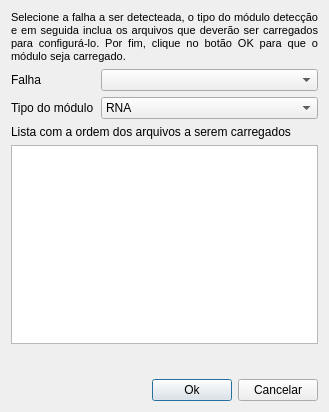
<?xml version="1.0" encoding="UTF-8"?>
<ui version="4.0">
 <class>ConfigModulo</class>
 <widget class="QDialog" name="ConfigModulo">
  <property name="geometry">
   <rect>
    <x>0</x>
    <y>0</y>
    <width>329</width>
    <height>412</height>
   </rect>
  </property>
  <property name="windowTitle">
   <string>Configuração de módulo</string>
  </property>
  <layout class="QGridLayout" name="gridLayout">
   <item row="0" column="0" colspan="7">
    <widget class="QLabel" name="label_4">
     <property name="text">
      <string>&lt;!DOCTYPE HTML PUBLIC &quot;-//W3C//DTD HTML 4.0//EN&quot; &quot;http://www.w3.org/TR/REC-html40/strict.dtd&quot;&gt;
&lt;html&gt;&lt;head&gt;&lt;meta name=&quot;qrichtext&quot; content=&quot;1&quot; /&gt;&lt;style type=&quot;text/css&quot;&gt;
p, li { white-space: pre-wrap; }
&lt;/style&gt;&lt;/head&gt;&lt;body style=&quot; font-family:'MS Shell Dlg 2'; font-size:8.25pt; font-weight:400; font-style:normal;&quot;&gt;
&lt;p style=&quot; margin-top:0px; margin-bottom:0px; margin-left:0px; margin-right:0px; -qt-block-indent:0; text-indent:0px;&quot;&gt;&lt;span style=&quot; font-size:8pt;&quot;&gt;Selecione a falha a ser detecteada, o tipo do módulo detecção e em seguida inclua os arquivos que deverão ser carregados para configurá-lo. Por fim, clique no botão OK para que o módulo seja carregado.&lt;/span&gt;&lt;/p&gt;&lt;/body&gt;&lt;/html&gt;</string>
     </property>
     <property name="alignment">
      <set>Qt::AlignJustify|Qt::AlignVCenter</set>
     </property>
     <property name="wordWrap">
      <bool>true</bool>
     </property>
    </widget>
   </item>
   <item row="1" column="0" colspan="3">
    <widget class="QLabel" name="label_2">
     <property name="text">
      <string>Falha</string>
     </property>
    </widget>
   </item>
   <item row="1" column="3" colspan="4">
    <widget class="QComboBox" name="falhas">
     <property name="toolTip">
      <string>Falha a ser detectada</string>
     </property>
    </widget>
   </item>
   <item row="2" column="0" colspan="3">
    <widget class="QLabel" name="label_5">
     <property name="text">
      <string>Tipo do módulo</string>
     </property>
    </widget>
   </item>
   <item row="2" column="3" colspan="4">
    <widget class="QComboBox" name="tipo">
     <property name="toolTip">
      <string>Tipo de módulo de detecção</string>
     </property>
     <item>
      <property name="text">
       <string>RNA</string>
      </property>
     </item>
     <item>
      <property name="text">
       <string>Fuzzy</string>
      </property>
     </item>
     <item>
      <property name="text">
       <string>Estatístico</string>
      </property>
     </item>
     <item>
      <property name="text">
       <string>Personalizado</string>
      </property>
     </item>
    </widget>
   </item>
   <item row="3" column="0" colspan="7">
    <widget class="QLabel" name="label_3">
     <property name="text">
      <string>Lista com a ordem dos arquivos a serem carregados</string>
     </property>
    </widget>
   </item>
   <item row="4" column="0" colspan="7">
    <widget class="QListWidget" name="lista_arquivos">
     <property name="toolTip">
      <string>Lista de arquivos a serem carregados</string>
     </property>
    </widget>
   </item>
   <item row="5" column="0">
    <widget class="QToolButton" name="adicionar">
     <property name="toolTip">
      <string>Adicionar arquivo</string>
     </property>
     <property name="icon">
      <iconset resource="../imgs/imgs.qrc">
       <normaloff>:/imgs/adicionar.png</normaloff>:/imgs/adicionar.png</iconset>
     </property>
     <property name="autoRaise">
      <bool>true</bool>
     </property>
    </widget>
   </item>
   <item row="5" column="1">
    <widget class="QToolButton" name="remover">
     <property name="toolTip">
      <string>Remover arquivo</string>
     </property>
     <property name="icon">
      <iconset resource="../imgs/imgs.qrc">
       <normaloff>:/imgs/remover.png</normaloff>:/imgs/remover.png</iconset>
     </property>
     <property name="autoRaise">
      <bool>true</bool>
     </property>
    </widget>
   </item>
   <item row="5" column="2">
    <widget class="QToolButton" name="subir">
     <property name="toolTip">
      <string>Modificar ordem dos arquivos</string>
     </property>
     <property name="icon">
      <iconset resource="../imgs/imgs.qrc">
       <normaloff>:/imgs/mover_para_cima.png</normaloff>:/imgs/mover_para_cima.png</iconset>
     </property>
     <property name="autoRaise">
      <bool>true</bool>
     </property>
    </widget>
   </item>
   <item row="5" column="3">
    <widget class="QToolButton" name="descer">
     <property name="toolTip">
      <string>Modificar ordem dos arquivos</string>
     </property>
     <property name="icon">
      <iconset resource="../imgs/imgs.qrc">
       <normaloff>:/imgs/mover_para_baixo.png</normaloff>:/imgs/mover_para_baixo.png</iconset>
     </property>
     <property name="autoRaise">
      <bool>true</bool>
     </property>
    </widget>
   </item>
   <item row="5" column="4">
    <spacer name="horizontalSpacer_2">
     <property name="orientation">
      <enum>Qt::Horizontal</enum>
     </property>
     <property name="sizeHint" stdset="0">
      <size>
       <width>47</width>
       <height>20</height>
      </size>
     </property>
    </spacer>
   </item>
   <item row="5" column="5" colspan="2">
    <spacer name="horizontalSpacer">
     <property name="orientation">
      <enum>Qt::Horizontal</enum>
     </property>
     <property name="sizeHint" stdset="0">
      <size>
       <width>153</width>
       <height>20</height>
      </size>
     </property>
    </spacer>
   </item>
   <item row="6" column="0" colspan="5">
    <spacer name="horizontalSpacer_3">
     <property name="orientation">
      <enum>Qt::Horizontal</enum>
     </property>
     <property name="sizeHint" stdset="0">
      <size>
       <width>163</width>
       <height>20</height>
      </size>
     </property>
    </spacer>
   </item>
   <item row="6" column="5">
    <widget class="QPushButton" name="botao_ok">
     <property name="text">
      <string>Ok</string>
     </property>
    </widget>
   </item>
   <item row="6" column="6">
    <widget class="QPushButton" name="botao_cancel">
     <property name="text">
      <string>Cancelar</string>
     </property>
    </widget>
   </item>
  </layout>
 </widget>
 <tabstops>
  <tabstop>falhas</tabstop>
  <tabstop>tipo</tabstop>
  <tabstop>lista_arquivos</tabstop>
  <tabstop>adicionar</tabstop>
  <tabstop>remover</tabstop>
  <tabstop>subir</tabstop>
  <tabstop>descer</tabstop>
  <tabstop>botao_ok</tabstop>
  <tabstop>botao_cancel</tabstop>
 </tabstops>
 <resources>
  <include location="../imgs/imgs.qrc"/>
 </resources>
 <connections>
  <connection>
   <sender>botao_cancel</sender>
   <signal>clicked()</signal>
   <receiver>ConfigModulo</receiver>
   <slot>reject()</slot>
   <hints>
    <hint type="sourcelabel">
     <x>319</x>
     <y>402</y>
    </hint>
    <hint type="destinationlabel">
     <x>292</x>
     <y>355</y>
    </hint>
   </hints>
  </connection>
  <connection>
   <sender>botao_ok</sender>
   <signal>clicked()</signal>
   <receiver>ConfigModulo</receiver>
   <slot>accept()</slot>
   <hints>
    <hint type="sourcelabel">
     <x>228</x>
     <y>388</y>
    </hint>
    <hint type="destinationlabel">
     <x>190</x>
     <y>355</y>
    </hint>
   </hints>
  </connection>
 </connections>
</ui>
